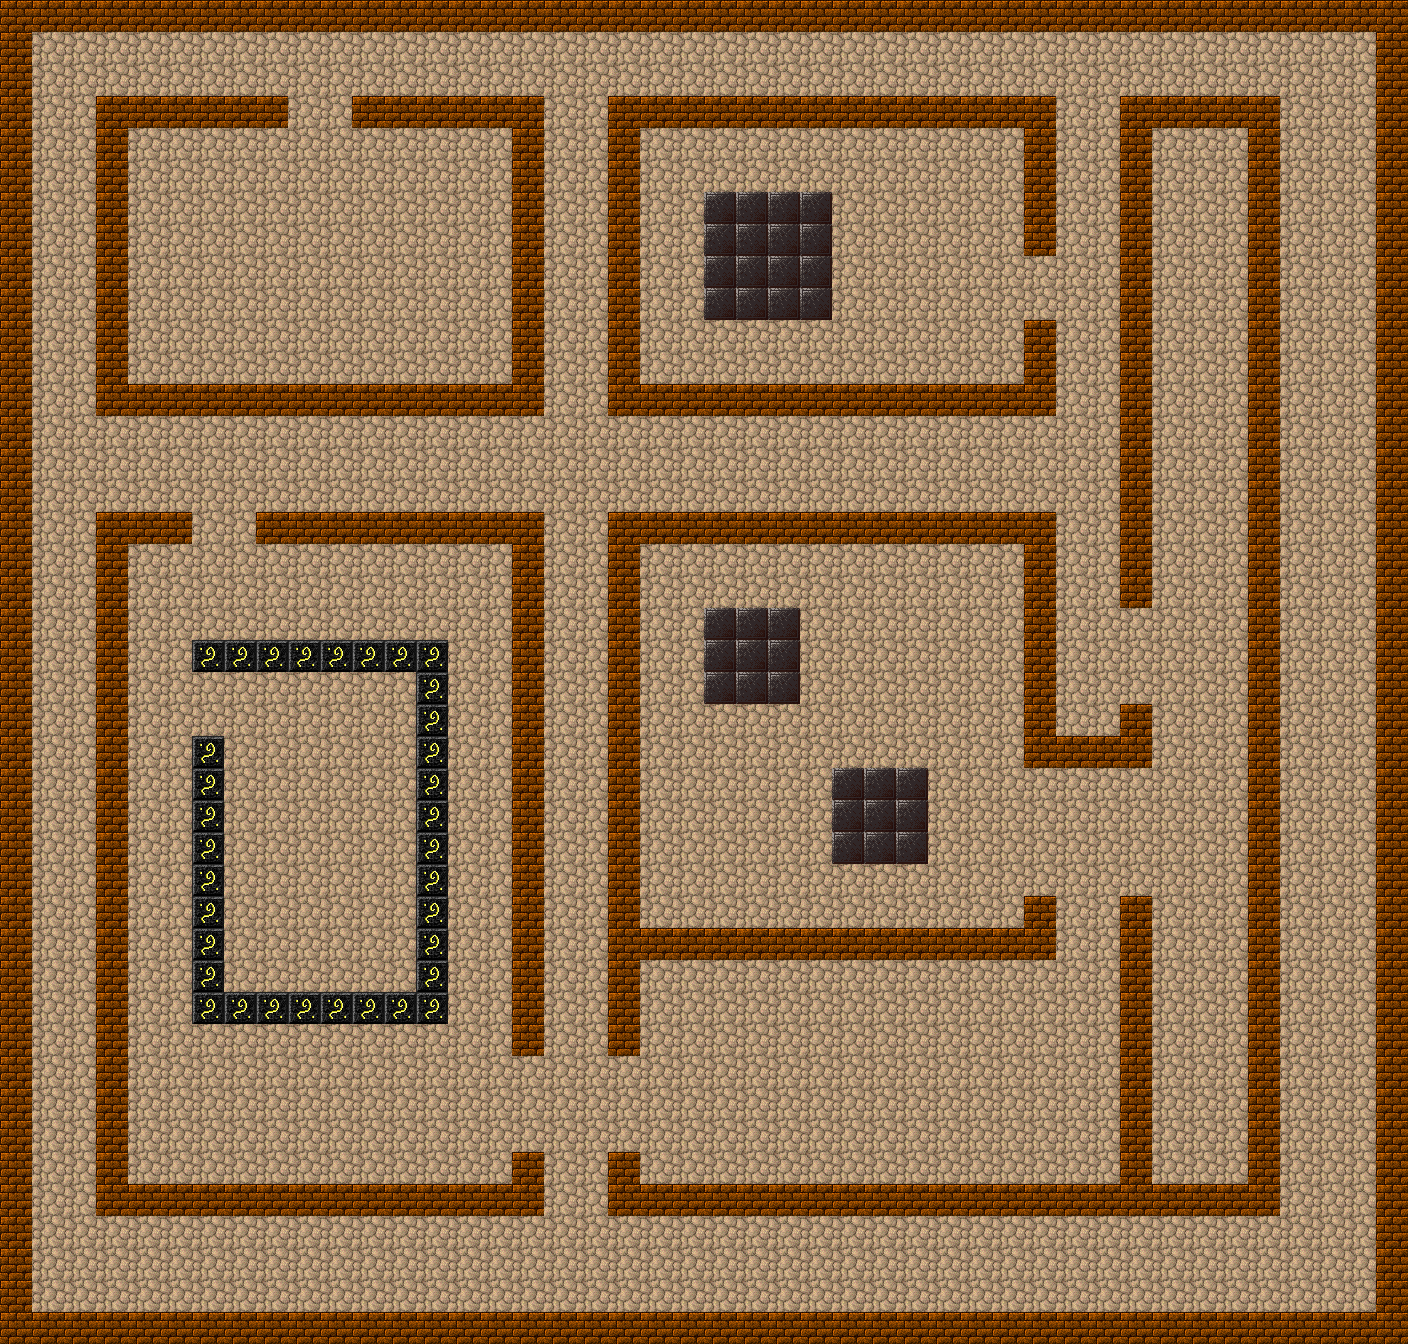

Below is a game level as drawn by its tile map, then a one-line description and the .tmx that defines it (tile-layer data replaced by summaries):
An orthogonal 44x42 tile map with 32x32 px tiles, 2 tile layers (floor, walls), 1 hidden layer not drawn and 8 objects.

<map version="1.10" tiledversion="1.10.2" orientation="orthogonal" renderorder="right-down" width="44" height="42" tilewidth="32" tileheight="32" infinite="0" nextlayerid="6" nextobjectid="14">
 <editorsettings>
  <export target="../../mods/ghost_crypt_main/tiled/maps/03.lua" format="lua" />
 </editorsettings>
 <properties>
  <property name="min_players" type="int" value="0" />
 </properties>
 <tileset firstgid="1" source="../tilesets/ghost_crypt_main.tsx" />
 <layer id="1" name="floor" width="44" height="42">
  <data>[1848 cells, 1848 non-empty, 2 distinct tile ids]</data>
 </layer>
 <objectgroup color="#813d9c" id="4" name="ghost_spawns">
  <object id="5" x="254.542" y="707.957" width="124.917" height="243.201" />
  <object id="6" x="875.354" y="176.923" width="100.018" height="149.074" />
  <object id="7" x="704" y="736" width="83.6106" height="166.655" />
  <object id="8" x="864" y="576" width="96" height="128" />
  <object id="13" x="719.234" y="1010.17" width="321.533" height="123.666" />
 </objectgroup>
 <objectgroup color="#2ec27e" id="5" name="explorer_spawns">
  <object id="9" x="184.224" y="168.434" width="277.481" height="172.212" />
  <object id="10" x="1314.27" y="150.292" width="27.4583" height="1043.42" />
  <object id="11" x="322.876" y="1254.81" width="698.247" height="18.3749" />
 </objectgroup>
 <layer id="2" name="walls" width="44" height="42">
  <data>[1848 cells, 494 non-empty, 3 distinct tile ids]</data>
 </layer>
 <layer id="3" name="ceiling" width="44" height="42" visible="0">
  <data>[1848 cells, 1848 non-empty, 1 distinct tile ids]</data>
 </layer>
</map>
